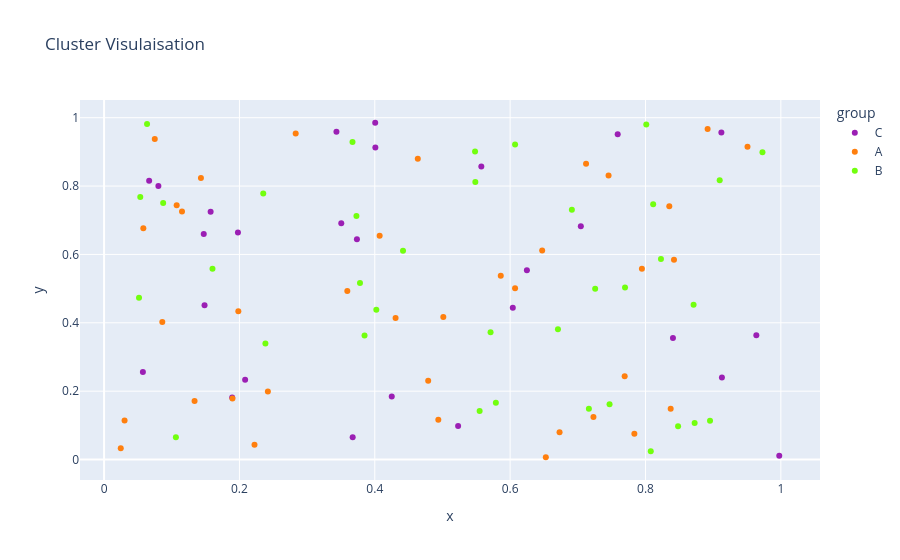

Notebook cell for this chart:
### Code cell
df_cluster=pd.DataFrame({
    "x":np.random.rand(100),
    "y":np.random.rand(100),
    "group":np.random.choice(["A","B","C"],100)
})
print("The dataset is : ")
print(df_cluster)
## creat6ed a dataset and assigned a group to each row randomely

fig=px.scatter(df_cluster,x='x',y="y",color="group",title="Cluster Visulaisation",color_discrete_sequence=["#9b1fb4","#ff7f0e","#72ff0e"] )

fig.show()

### Figure 1 — Plotly figure (JSON) as saved in the notebook; plotly's stock layout.template omitted (floating-point values rounded to 4 significant figures)
{"data": [{"hovertemplate": "group=C<br>x=%{x}<br>y=%{y}<extra></extra>", "legendgroup": "C", "marker": {"color": "#9b1fb4", "symbol": "circle"}, "mode": "markers", "name": "C", "orientation": "v", "showlegend": true, "type": "scatter", "x": [0.3673, 0.06659, 0.7045, 0.9638, 0.1574, 0.08024, 0.1893, 0.5231, 0.05735, 0.8406, 0.9129, 0.425, 0.3433, 0.9121, 0.9976, 0.6248, 0.1484, 0.7589, 0.4008, 0.4006, 0.1473, 0.3736, 0.6039, 0.5574, 0.2084, 0.1978, 0.3505], "xaxis": "x", "y": [0.0655, 0.8153, 0.6827, 0.3636, 0.7246, 0.8005, 0.1814, 0.09845, 0.256, 0.3558, 0.2403, 0.1844, 0.9586, 0.9566, 0.01096, 0.5535, 0.4513, 0.9516, 0.9128, 0.9852, 0.6599, 0.6446, 0.4443, 0.8571, 0.2333, 0.6639, 0.691], "yaxis": "y"}, {"hovertemplate": "group=A<br>x=%{x}<br>y=%{y}<extra></extra>", "legendgroup": "A", "marker": {"color": "#ff7f0e", "symbol": "circle"}, "mode": "markers", "name": "A", "orientation": "v", "showlegend": true, "type": "scatter", "x": [0.3594, 0.1431, 0.6527, 0.4635, 0.1151, 0.8918, 0.7454, 0.4939, 0.242, 0.0749, 0.7231, 0.2831, 0.4307, 0.5013, 0.4789, 0.4072, 0.7947, 0.7692, 0.1337, 0.6473, 0.6073, 0.1984, 0.7836, 0.8352, 0.7122, 0.8421, 0.08602, 0.03029, 0.5861, 0.9507, 0.058, 0.8372, 0.2223, 0.673, 0.1073, 0.1897, 0.02463], "xaxis": "x", "y": [0.4928, 0.8235, 0.006717, 0.8796, 0.7257, 0.967, 0.8311, 0.1164, 0.1989, 0.9379, 0.1245, 0.954, 0.4143, 0.4172, 0.2304, 0.6545, 0.5583, 0.244, 0.1712, 0.6117, 0.5009, 0.4334, 0.07521, 0.741, 0.8653, 0.5843, 0.4024, 0.1144, 0.5376, 0.9146, 0.6764, 0.1487, 0.04348, 0.07988, 0.7441, 0.1786, 0.03288], "yaxis": "y"}, {"hovertemplate": "group=B<br>x=%{x}<br>y=%{y}<extra></extra>", "legendgroup": "B", "marker": {"color": "#72ff0e", "symbol": "circle"}, "mode": "markers", "name": "B", "orientation": "v", "showlegend": true, "type": "scatter", "x": [0.05349, 0.5481, 0.5486, 0.8078, 0.6912, 0.3781, 0.3729, 0.9728, 0.5789, 0.8953, 0.7697, 0.6073, 0.7469, 0.8012, 0.8482, 0.2352, 0.8113, 0.3671, 0.8228, 0.9097, 0.2384, 0.06347, 0.05162, 0.1061, 0.8711, 0.1602, 0.3849, 0.4023, 0.4417, 0.5549, 0.8726, 0.6706, 0.7256, 0.7164, 0.5711, 0.0873], "xaxis": "x", "y": [0.7683, 0.901, 0.8117, 0.02411, 0.7305, 0.5164, 0.7127, 0.8989, 0.1664, 0.1131, 0.5029, 0.9216, 0.1617, 0.9797, 0.09736, 0.7783, 0.7465, 0.9288, 0.587, 0.8167, 0.3396, 0.9812, 0.4733, 0.06539, 0.453, 0.5583, 0.3625, 0.4379, 0.6111, 0.1419, 0.1071, 0.3813, 0.4993, 0.1483, 0.3724, 0.7503], "yaxis": "y"}], "layout": {"legend": {"title": {"text": "group"}, "tracegroupgap": 0}, "title": {"text": "Cluster Visulaisation"}, "xaxis": {"anchor": "y", "domain": [0, 1], "title": {"text": "x"}}, "yaxis": {"anchor": "x", "domain": [0, 1], "title": {"text": "y"}}}}
